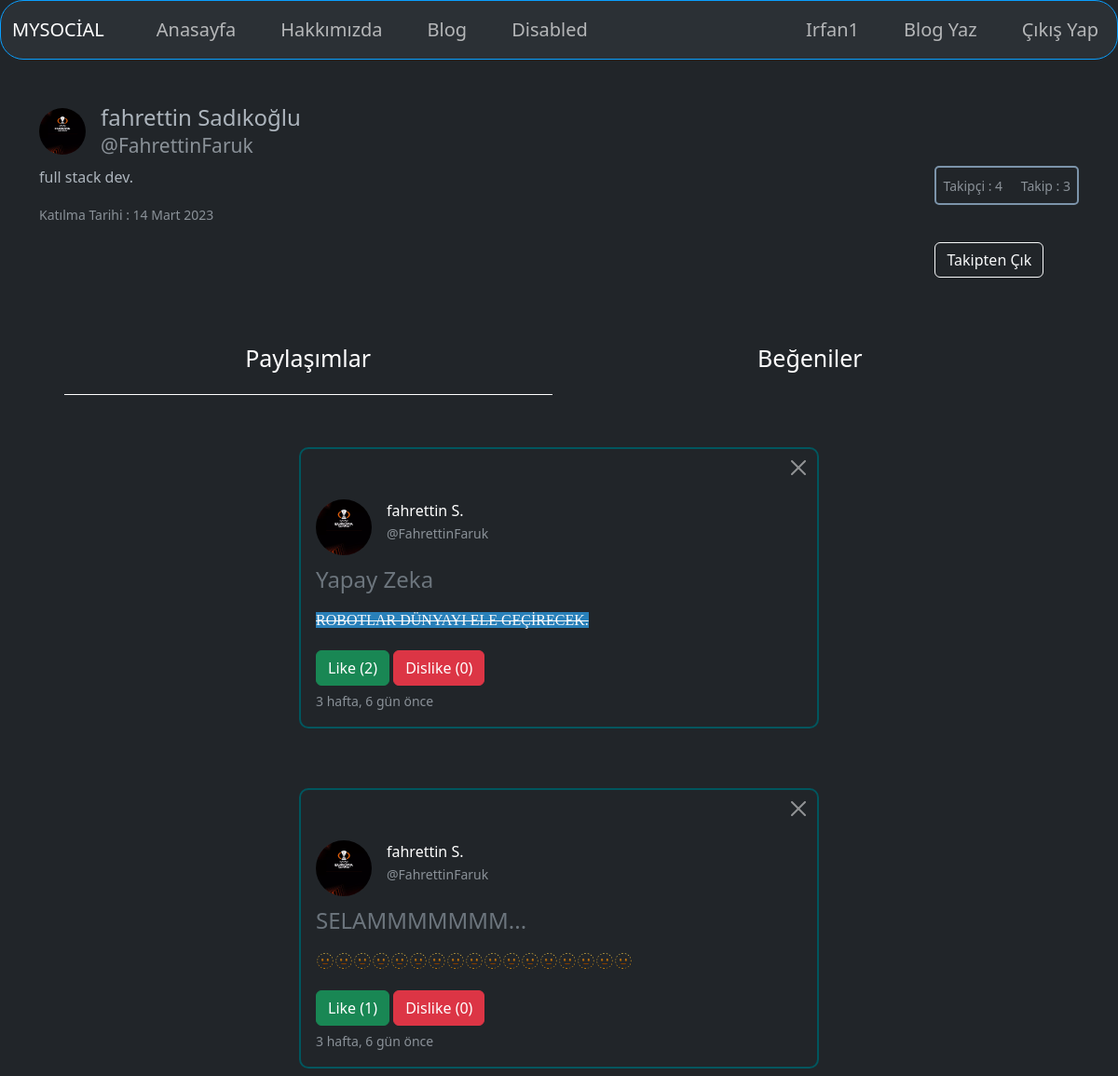
/user/profile/fahrettinfaruk (signed in), run on the app's committed database.
### user/models.py (models this page shows, shortened)
class Profile(models.Model):
    id = models.UUIDField(primary_key= True, default=uuid.uuid4, editable= False) #* burdaki primary_key ise bu idyi başkası kullanamaz diye tanımlıyoruz. 'editable' bu ise kullanıcı bunu değiştiremez diye tanımlıyoruz.
    user = models.OneToOneField(User, on_delete=models.CASCADE)
    name = models.CharField(max_length=100, verbose_name='İsim') #* burdaki 'verbose_name' veri tabanındaki o başlığı düzenliyoruz.
    surname = models.CharField(max_length=100, verbose_name='Soyisim')
    bio = models.TextField(max_length=500, verbose_name='hakkımda' , default='Merhaba Ben Bir Blog Yazarıyım.')
    image = models.FileField(upload_to='profiles/', null=True , verbose_name='Profil Resmi', default='profiles/defaultt pp.jpeg') #* burdaki default ise otomatikmen resim ekliyoruz aynı şekilde yukardaki biodada aynı şekilde oluyor.
    created_at = models.DateTimeField(auto_now_add=True, verbose_name='Oluşturulduğu Tarih')
    follow = models.ManyToManyField('self', symmetrical=False,related_name='takip',verbose_name='Takip', blank=True)
    followers = models.ManyToManyField('self',symmetrical=False, related_name='takipçi', verbose_name='Takipçi', blank= True)
    slug = models.SlugField(null=True, blank=True, editable=False)

### posts/models.py (models this page shows, shortened)
class Post(models.Model):
    id = models.UUIDField(primary_key=True, default=uuid.uuid4, editable=False)
    owner = models.ForeignKey(Profile, related_name='Owners' ,on_delete=models.CASCADE, verbose_name='Yazar')
    title = models.CharField(max_length=100, verbose_name='Başlık')
    content = RichTextField(max_length=500, verbose_name='İçerik')
    image = models.FileField(upload_to='posts/', verbose_name='Thumbnail')
    created_at = models.DateTimeField(auto_now_add=True)
    like = models.ManyToManyField(Profile, related_name='likes' , verbose_name='Beğenenler', blank=True)
    dislike = models.ManyToManyField(Profile, related_name='dislikes' , verbose_name='Beğenmeyenler', blank=True)
    isPublish = models.BooleanField(default=False, verbose_name='Yayınla')
    slug = models.SlugField(null=True, blank=True, editable=False)

### user/views.py (the view, shortened to what this page needs)
# urls.py: path('profile/<str:slug>',profil, name='profil'),
def profil(request, slug):
    profil = Profile.objects.get(slug=slug)
    paylasim = Post.objects.filter(owner = profil)
    begen = Post.objects.filter(like__in = [profil])
    context = {
        'profil':profil,
        'paylasim':paylasim,
        'begen':begen
    }
    return render(request, 'user/profil.html', context)

### templates/user/profil.html (shortened to what this page needs)
{% extends "index.html" %}
{% load static %}
{% load humanize %}
{% block content %}
    <div class="profil-info mb-5">
        <div class="d-flex justify-content-between">
            <div class="profil-image d-flex">
                <img src="{{profil.image.url}}" alt="{{profil.name}}" class="rounded-5 mt-1" width="50" height="50">
                <h1 class="fs-4 ms-3">
                    {{profil.name}} {{profil.surname}}
                    <br>
                    <small class="text-muted">@{{profil.user.username}}</small>
                </h1>
            </div>
        </div>
        <div class="profil-info d-flex justify-content-between">
            <div>
                <p>
                    {{profil.bio}}
                </p>
                <small class="text-muted">Katılma Tarihi : {{profil.created_at|naturalday}}</small>
            </div>
            <div class="followers">
                <div class="followShodow">
                    <small class="text-muted me-3">Takipçi : {{profil.followers.all.count}} </small>
                    <small class="text-muted">Takip : {{profil.follow.all.count}} </small>
                </div>
                <br>
                {% if profil == request.user.profile %}
                {% else %}
                <form action="{% url 'profil' profil.slug %}" method="POST">
                    {% if request.user.profile in profil.followers.all %}
                        <input type="submit" name="takip" value="Takipten Çık" class="btn btn-outline-light mt-3">
                    {% else %}
                        <input type="submit" name="takip" value="Takip Et" class="btn btn-outline-light mt-3">
                    {% endif %}
                </form>
                {% endif %}
            </div>
        </div>
    </div>
    <div class="container">
        <div class="tab">
            <button class="tablinks active" onclick="openCity(event, 'paylasim')">Paylaşımlar</button>
            <button class="tablinks" onclick="openCity(event, 'begen')">Beğeniler</button>
        </div>
        <div id="paylasim" class="tabcontent show">
            {% for post in paylasim %}
            <div class="row justify-content-center mt-5">
                <div class="col-md-6 my-2 position-relative paylasimShodow p-3">
                    <button type="button" class="btn btn-close position-absolute end-0 top-0 me-2 mt-2" data-bs-toggle="modal" data-bs-target="#post-{{post.id}}">
                    </button>
                    <form action="" method="POST">
                        <input type="submit" value="" class="btn">
                    </form>
                    <div class="d-flex">
                        <img src="{{post.owner.image.url}}" alt="" class="rounded-5 me-3" width="60px" height="60">
                        <p>
                            <a href="{% url 'profil' post.owner.slug %}">
                                {{post.owner.name}} {{post.owner.surname|slice:"1"}}.
                            </a>
                            <br>
                            <small class="text-muted">@{{post.owner.user.username}}</small>
                        </p>
                    </div>
                    <h4 class="mt-2 text-secondary">{{post.title}}</h4>
                    <p>
                        <a href="{% url 'detail' post.id post.slug %}" class="text-decoration-none text-light">
                            {{post.content|safe}}
                        </a>
                    </p>
                    <form action="" method="POST">
                        <input type="submit" name="like" value="Like ({{post.like.all.count}})" class="btn btn-success mt-1 mb-1">
                        <input type="submit" name="dislike" value="Dislike ({{post.dislike.all.count}})" class="btn btn-danger mt-1 mb-1">
                    </form>
                    <small class="text-muted">{{post.created_at|naturaltime}}</small>
                </div>
            </div>
            {% endfor %}
        </div>
    </div>
{% endblock content %}

### templates/partials/_navbar.html (shortened to what this page needs)
    <nav class="navbar navbar-expand-lg bg-body-tertiary">
        <div class="container-fluid">
          <a class="navbar-brand" href="/">MYSOCİAL</a>
          <div class="collapse navbar-collapse justify-content-between" id="navbarNav">
            <ul class="navbar-nav">
              <li class="nav-item">
                <a aria-current="page" href="/"
                {% if request.path == '/' %}
                  class="nav-link active"
                {% else %}
                  class="nav-link"
                {% endif %}
                >
                Anasayfa</a>
              </li>
              <li class="nav-item">
                <a class="nav-link" href="#">Hakkımızda</a>
              </li>
              <li class="nav-item">
                <a class="nav-link" href="#">Blog</a>
              </li>
              <li class="nav-item">
                <a class="nav-link">Disabled</a>
              </li>
            </ul>
            <ul class="navbar-nav">
              {% if user.is_authenticated %}
              <li class="nav-item text-capitalize">
                <a href="{% url 'profil' request.user.profile.slug %}" class="nav-link">{{request.user}}</a>
              </li>
              <li class="nav-item">
                <a  href="/create/"
                {% if request.path == '/create/' %}
                  class="nav-link active"
                {% else %}
                  class="nav-link"
                {% endif %}
                >
                  Blog Yaz
                </a>
              </li>
              <li class="nav-item">
                <a class="nav-link" href="/user/logout/">Çıkış Yap</a>
              </li>
              {% endif %}
            </ul>
          </div>
        </div>
    </nav>

### static/css/style.css (style rules this page uses)
nav { flex-direction: row; list-style: none; padding: 20px 0; border-radius: 25px; border: 0.1px solid #099FFF; background-color: #18181B; box-shadow: © 4px 8px 0 #00FFFF, © 6px 20px 0 rgba(0,0, 0, 0.19); }
ul { list-style: none; display:flex; margin: 0; align-items: center; }
a { text-decoration: none; color: white; }
li { margin-left: 2rem; color: white; font-size: 20px; cursor: pointer; }
li:after { display: block; }
.tabcontent { display: none; }
.show { display: block; }
.tab { width: 100%; display: flex; justify-content: space-evenly; }
.tablinks { background-color: transparent; border: none; width: 48%; padding: 20px; font-size: 25px; color: white; }
.tablinks.active { border-bottom: 1px solid white; }
.followShodow { border: 2px solid rgb(124, 148, 170); border-radius: 5px; padding: 7px; }
.paylasimShodow { border: 2px solid rgb(0, 86, 94); border-radius: 10px; }

### data on the page
Profile: image (picture), name "fahrettin", surname "Sadıkoğlu", user.username "FahrettinFaruk", bio "full stack dev.", created_at "14 Mart 2023", followers.all.count "4", follow.all.count "3"
Post: owner.image (picture), owner.name "fahrettin", owner.surname "S", owner.user.username "FahrettinFaruk", title "Yapay Zeka", content "ROBOTLAR DÜNYAYI ELE GEÇİRECEK.", like "Like (2)", dislike "Dislike (0)", created_at "3 hafta, 6 gün önce"
Post: owner.image (picture), owner.name "fahrettin", owner.surname "S", owner.user.username "FahrettinFaruk", title "SELAMMMMMMM...", like "Like (1)", dislike "Dislike (0)", created_at "3 hafta, 6 gün önce"

### other printed values
{{ request.user }} "Irfan1"
